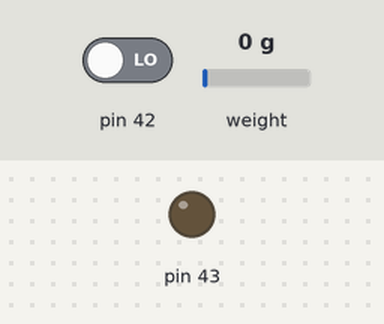
This sketch was run on a simulated Arduino Mega 2560, built for the host (arithmetic inside an expression is 32-bit, double 64-bit). Parts: output pins drawn as LEDs (lit = HIGH). The test bench sets the inputs (shaded band); at power-on: pin 42 LOW, weight on the scale 0 g. WiFi joins after 1.5 s; servers stay silent unless stated; uploads are accepted with an empty reply; what the sketch prints to the serial monitor is not drawn.

Above: at 17.2 s.
Timing chart, 0 to 41.5 s (numbered marks = the images above):
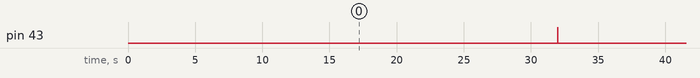

Measured:
- by itself, pin 43: alternates HIGH for 0.01 s and LOW for 30.0 s

The sketch:

Module_StatusSensor.ino
```cpp
#include "Ultrasonic.h"
#include "Loadcell.h"
#include "WiFiEsp.h"
#include "Tof.h"
// Emulate Serial1 on pins 6/7 if not present
#ifndef HAVE_HWSERIAL1
#include "SoftwareSerial.h"
SoftwareSerial Serial1(6, 7); // RX, TX
#endif

char ssid[] = "";            // your network SSID (name)
char pass[] = "";        // your network password
int status = WL_IDLE_STATUS;     // the Wifi radio's status

char server[] = "43.201.56.68";
int port = 80;
long sendInterval = 30;  // in seconds
// long sendInterval = 5;

// Initialize the Ethernet client object
WiFiEspClient client;
long prevTime, curTime;
void sendDataToServer(String postData);

void setup() {
  Serial.begin(9600);
  loadcell_setup();
  Serial.println("START");
  // initialize serial for ESP module
  Serial1.begin(115200);
  // initialize ESP module
  WiFi.init(&Serial1);

  // check for the presence of the shield
  if (WiFi.status() == WL_NO_SHIELD) {
    Serial.println("WiFi shield not present");
    // don't continue
    while (true);
  }

  // attempt to connect to WiFi network
  while ( status != WL_CONNECTED) {
    Serial.print("Attempting to connect to WPA SSID: ");
    Serial.println(ssid);
    // Connect to WPA/WPA2 network
    status = WiFi.begin(ssid, pass);
  }

  // you're connected now, so print out the data
  Serial.println("You're connected to the network");

  printWifiStatus();

  Serial.println();
  prevTime = millis() / 1000;
}


void sendDataToServer(String postData) {
  Serial.println("Connecting to server...");

  if (client.connect(server, port)) {
    Serial.println("Connected to server");

    // HTTP POST 요청 작성
    // String postData = "key1=value1&key2=value2"; // 전송할 데이터
    client.println("POST /trashbin/data HTTP/1.1");
    client.println("Host: httpbin.org");
    client.println("Content-Type: application/x-www-form-urlencoded");
    client.print("Content-Length: ");
    client.println(postData.length());
    client.println(); // 헤더 끝 표시
    client.println(postData); // 실제 데이터 전송

    Serial.println("Data sent to server");

    // 서버 응답 읽기
    while (client.available()) {
      char c = client.read();
      Serial.write(c);
    }

    client.stop();
    Serial.println("\nDisconnected from server");
  } else {
    Serial.println("Connection to server failed");
  }
}

int  i = 0;

void loop()
{
  curTime = millis() / 1000;
  if (curTime - prevTime >= sendInterval) {
    prevTime = curTime;
    String sendData = "";
    sendData += String("name=") + "adventure design" + "&";
    sendData += String("key=") + "1234" + "&";
    sendData += String("pet=") + (( (56.0 - tof.getDistance())/38.0 ) * 100) + "&";
    sendData += String("can=") + max(((16.0 - us1.getDistance())/16.0 * 100), 0) + "&";
    sendData += String("others=") + 0 + "&";
    // sendData += String("dist3=") + us2.getDistance() + "&";
    sendData += String("weight=") + getWeight();
  // Serial.println(String("TOF: ") + tof.getDistance());
  // Serial.println(String("Ultrasonic1: ") + us1.getDistance());
  // Serial.println(String("Ultrasonic2: ") + us2.getDistance());
  // Serial.println(String("Loadcell: ") + getWeight() + "g");
    sendDataToServer(sendData);
  }

}


void printWifiStatus()
{
  // print the SSID of the network you're attached to
  Serial.print("SSID: ");
  Serial.println(WiFi.SSID());

  // print your WiFi shield's IP address
  IPAddress ip = WiFi.localIP();
  Serial.print("IP Address: ");
  Serial.println(ip);

  // print the received signal strength
  long rssi = WiFi.RSSI();
  Serial.print("Signal strength (RSSI):");
  Serial.print(rssi);
  Serial.println(" dBm");
}
```

Loadcell.h
```cpp
#ifndef LOADCELL_H
#define LOADCELL_H

#include "HX711.h"

/*
 Example using the SparkFun HX711 breakout board with a scale
 By: Nathan Seidle
 SparkFun Electronics
 Date: November 19th, 2014
 License: This code is public domain but you buy me a beer if you use this and we meet someday (Beerware license).

 This example demonstrates basic scale output. See the calibration sketch to get the calibration_factor for your
 specific load cell setup.

 This example code uses bogde's excellent library: https://github.com/bogde/HX711
 bogde's library is released under a GNU GENERAL PUBLIC LICENSE

 The HX711 does one thing well: read load cells. The breakout board is compatible with any wheat-stone bridge
 based load cell which should allow a user to measure everything from a few grams to tens of tons.
 Arduino pin 2 -> HX711 CLK
 3 -> DAT
 5V -> VCC
 GND -> GND

 The HX711 board can be powered from 2.7V to 5V so the Arduino 5V power should be fine.

*/

#define calibration_factor 50000 //This value is obtained using the SparkFun_HX711_Calibration sketch

#define DOUT  2
#define CLK  3

HX711 scale;

void loadcell_setup() {
  scale.begin(DOUT, CLK);
  scale.set_scale(calibration_factor); //This value is obtained by using the SparkFun_HX711_Calibration sketch
  scale.tare(); //Assuming there is no weight on the scale at start up, reset the scale to 0

  // long zero_factor = scale.read_average();
}


int getWeight() {
  /* 단위: g*/
  return (int) abs(scale.get_units() * 454.55) / 2 ;
}


#endif
```

Tof.h
```cpp
#include "Arduino.h"

#ifndef TOF_H
#define TOF_H

template<typename T>
class Tof {
public:
  Tof() {}

  Tof(T *_serial, String *setupProperties, int length) {
    serial = _serial;
    serial->begin(9600);
      for (int i = 0; i < length; ++i) {
        serial->write(setupProperties[i].c_str());
        // changeSetup(setupProperties[i]);
      }
  }

  int getDistance() {
    changeSetup(String("r6#"));
    if (serial->available()) {
      return serial->parseInt();
    }

    return 0;
  }

  int changeSetup(String setup) {
    serial->write(setup.c_str());
      // return serial->read();
  }


private:
  T *serial;
};

// ToF250 통신을 위한 시리얼
// SoftwareSerial ToF250(TX_PIN, RX_PIN);

String setupString[] = {
  // "s6-0#",
  // "s7-0#",
  // "rst#",
};

Tof<HardwareSerial> tof(&Serial2, setupString, sizeof(setupString)/sizeof(*setupString));

#endif
```

Ultrasonic.h
```cpp
#ifndef ULTRASONIC_H
#define ULTRASONIC_H
#include "Arduino.h"

class Ultrasonic {
public:
  Ultrasonic(int _trigPin, int _echoPin)
  : trigPin(_trigPin), echoPin(_echoPin)
  {
    pinMode(trigPin, OUTPUT);
    pinMode(echoPin, INPUT);
  }

  float getDistance() {
    digitalWrite(trigPin, 1);
    delay(10);
    digitalWrite(trigPin, 0);

    float duration = pulseIn(echoPin, 1, 100000L);
    float distance = duration * 340 / 10000 / 2;
    return distance;
  }
private:
  int trigPin, echoPin;
};


const Ultrasonic us1(43, 42);
// const Ultrasonic us2(41, 40);

#endif
```
